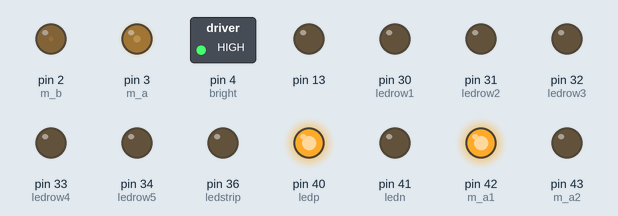
Recording of a sketch running on a simulated Arduino Mega 2560, built with avr-gcc and run on an emulated ATmega2560. Shown: switched loads named in the sketch (green lamp = pin HIGH), output pins drawn as LEDs (lit = HIGH). What the sketch prints to the serial monitor is not drawn.

Above: at 0.1 s.
Timing chart, 0 to 1.6 s (numbered marks = the images above):
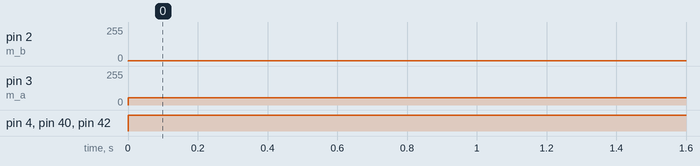

The sketch:

drive_c_l_1_2.ino
```cpp
#include <Wire.h>

#define addresse 0x09 //Teensy Address
int zahl = 0;

//--define led pins
int ledrow1 = 30;
int ledrow2 = 31;
int ledrow3 = 32;
int ledrow4 = 33;
int ledrow5 = 34;
int ledstrip = 36;

//--define motor pins
const int m_a1 = 42;    //motor A signal 1
const int m_a2 = 43;    //motor A signal 2
const int m_a  = 3;    //motor A speed
const int m_b1 = 44;    //motor B signal 1
const int m_b2 = 45;    //motor B signal 2
const int m_b  = 2;    //motor B speed

//--define second h-brücke
const int ledp = 40;
const int ledn = 41;
const int bright = 4;   //brightness


void setup() {
  pinMode(13, OUTPUT);

  //--define led outputs
  pinMode(ledrow1,OUTPUT);
  pinMode(ledrow2,OUTPUT);
  pinMode(ledrow3,OUTPUT);
  pinMode(ledrow4,OUTPUT);
  pinMode(ledrow5,OUTPUT);
  pinMode(ledstrip,OUTPUT);
  //--define motor outputs
  pinMode(m_a1, OUTPUT);
  pinMode(m_a2, OUTPUT);
  pinMode(m_a, OUTPUT);
  pinMode(m_b1, OUTPUT);
  pinMode(m_b2, OUTPUT);
  pinMode(m_b, OUTPUT);
  //--define second h-brücke
  pinMode(ledp,OUTPUT);
  pinMode(ledn,OUTPUT);
  pinMode(bright, OUTPUT);

  Serial.begin(9600);

  bootup_animation();
  Serial.println("Bereit");
}

void loop() {
  ledLeiste(255);
//  drive(getData());
  drive(45);
  delay(100);
}

void drive(int a){
  ledRowControl(a);
  if(a != 180){
    long dir = getDir(a);
    Serial.print("dir: ");
    Serial.println(dir,BIN);
    byte s2 = dir & 255;
    dir = dir >> 8;
    byte s1 = dir & 255;
    dir = dir >> 8;
    byte a = dir;
    turn(a,s1,s2);
    Serial.print("a: ");
    Serial.print(a);
    Serial.print(", s1: ");
    Serial.print(s1);
    Serial.print(", s2: ");
    Serial.print(s2);
    Serial.println();
  }
}

long getDir(int a){
  byte b1,b2,b3;              //motorOn, SpeedB, SpeedA
  b1 = 0;
  b2 = 255;
  b3 = 255;

  if(a < 90)                  //links
    b2 = constrain(byte(255 - (a*a * 51 / 490)),0,255);
  else
    b3 = constrain(byte(255 - (a*a * 51 / 490)),0,255);

  b1 = (b2 > 0)? (b3 > 0)? 3:2 : (b3 > 0)? 1:0;     //11  , 10 , 01 , 0 --> Motor Turning (0 = back ; 1 = forward)
  long l = (b1 << 8) | b2;
  a =  a << 8 | b3;
  return l;
}

void turn(byte dir, byte sb, byte sa){
  int a1,a2,b1,b2;
  switch(dir){                                          // B   |  A
    case 0: b1 = HIGH; b2 = LOW; a1 = LOW; a2 = HIGH;   //back | back
    case 1: b1 = HIGH; b2 = LOW; a1 = HIGH; a2 = LOW;   //back | forw
    case 2: b1 = LOW; b2 = HIGH; a1 = LOW; a2 = HIGH;   //forw | back
    case 3: b1 = LOW; b2 = HIGH; a1 = HIGH; a2 = LOW;   //forw | forw
  }

  digitalWrite(m_a1, a1);
  digitalWrite(m_a2, a2);         // Motor A dreht.
  analogWrite(m_a, sa);           // Motor A SA% Leistung.
  digitalWrite(m_b1, b1);
  digitalWrite(m_b2, b2);         // Motor B dreht.
  analogWrite(m_b, sb);           // Motor B SB% Leistung.
}

//--I2C------------------------------
byte getData(){
  Wire.requestFrom(addresse,1);
  byte data;
  while(Wire.available()){
    data = Wire.read();
    Serial.print("Got: ");
    Serial.println(data);
  }
  delay(100);
  return data;
}

//--Led-Leiste-----------------------
void ledLeiste(int b){
  digitalWrite(ledp,HIGH);
  digitalWrite(ledn,LOW);
  analogWrite(bright,b);
}


//--LED Row Controll Void------------
void bootup_animation(){
  for(int i = 0; i < 11; i++){
    ledRowControl(i,false);
  }
}

void ledRowControl(int angle){
  ledRowControl(angle,true);
}

void ledRowControl(int angle, bool umrechnen){
  //       1
  //   2       3
  // 4           5
  //6             7
  //
  //       10
  int led = (umrechnen)? angleToLed(angle):angle;

  switch(led){
    case 0: digitalWrite(ledrow1, LOW);
            digitalWrite(ledrow2, LOW);
            digitalWrite(ledrow3, LOW);
            digitalWrite(ledrow4, LOW);
            digitalWrite(ledrow5, LOW); break;
    case 1: digitalWrite(ledrow1, LOW);
            digitalWrite(ledrow2, LOW);
            digitalWrite(ledrow3, HIGH);
            digitalWrite(ledrow4, LOW);
            digitalWrite(ledrow5, LOW); break;
    case 2: digitalWrite(ledrow1, LOW);
            digitalWrite(ledrow2, HIGH);
            digitalWrite(ledrow3, LOW);
            digitalWrite(ledrow4, LOW);
            digitalWrite(ledrow5, LOW); break;
    case 3: digitalWrite(ledrow1, LOW);
            digitalWrite(ledrow2, LOW);
            digitalWrite(ledrow3, LOW);
            digitalWrite(ledrow4, HIGH);
            digitalWrite(ledrow5, LOW); break;
    case 4: digitalWrite(ledrow1, HIGH);
            digitalWrite(ledrow2, HIGH);
            digitalWrite(ledrow3, LOW);
            digitalWrite(ledrow4, LOW);
            digitalWrite(ledrow5, LOW); break;
    case 5: digitalWrite(ledrow1, LOW);
            digitalWrite(ledrow2, LOW);
            digitalWrite(ledrow3, LOW);
            digitalWrite(ledrow4, HIGH);
            digitalWrite(ledrow5, HIGH); break;
    case 6: digitalWrite(ledrow1, HIGH);
            digitalWrite(ledrow2, LOW);
            digitalWrite(ledrow3, LOW);
            digitalWrite(ledrow4, LOW);
            digitalWrite(ledrow5, LOW); break;
    case 7: digitalWrite(ledrow1, LOW);
            digitalWrite(ledrow2, LOW);
            digitalWrite(ledrow3, LOW);
            digitalWrite(ledrow4, LOW);
            digitalWrite(ledrow5, HIGH); break;
    case 8: digitalWrite(ledrow1, LOW);
            digitalWrite(ledrow2, HIGH);
            digitalWrite(ledrow3, HIGH);
            digitalWrite(ledrow4, HIGH);
            digitalWrite(ledrow5, LOW); break;
    case 9: digitalWrite(ledrow1, HIGH);
            digitalWrite(ledrow2, LOW);
            digitalWrite(ledrow3, LOW);
            digitalWrite(ledrow4, LOW);
            digitalWrite(ledrow5, HIGH); break;
    case 10:digitalWrite(ledrow1, LOW);
            digitalWrite(ledrow2, LOW);
            digitalWrite(ledrow3, LOW);
            digitalWrite(ledrow4, LOW);
            digitalWrite(ledrow5, LOW); break;
  }
}

int angleToLed(int a){
  return a;   //TEMP
}

//---------------OLD STUFF---------------------


void empfangeDaten(int byteCount) {
  while (Wire.available()) {
    zahl = Wire.read();
    Serial.print("Daten erhalten: ");
    Serial.println(zahl);

    if (zahl == 1) {
        digitalWrite(13, HIGH);
    } else {
        digitalWrite(13, LOW);
    }

    ledRowControl(zahl);
    drive(zahl,0);
  }
}

void sendeDaten() {
  Wire.write(zahl);
}


void drive(int dir, int s){    //direction, speed

  //        /\
  //      B    A
  //
  //         1
  //      2      3
  //    4         5
  //  6             7
  //         8
  //        10 (180°)

  if(dir == 0){               //STOP
    digitalWrite(m_a1, LOW);
    digitalWrite(m_a2, LOW);       // Motor A dreht jetzt nicht.
    digitalWrite(m_b1, LOW);
    digitalWrite(m_b2, LOW);       // Motor B dreht jetzt nicht.
  }else if(dir == 1){         //AHEAD y
    digitalWrite(m_a1, HIGH);
    digitalWrite(m_a2, LOW);       // Motor A dreht jetzt vorwärts.
    analogWrite(m_a, s);           // Motor A 100% Leistung.
    digitalWrite(m_b1, LOW);
    digitalWrite(m_b2, HIGH);      // Motor B dreht jetzt vorwärts.
    analogWrite(m_b, s);           // Motor B 100% Leistung.
  }else if(dir == 2){         //LEFT SMALL y
    digitalWrite(m_a1, HIGH);
    digitalWrite(m_a2, LOW);        // Motor A dreht jetzt vorwärts.
    analogWrite(m_a, s);            // Motor A 100% Leistung.
    digitalWrite(m_b1, LOW);
    digitalWrite(m_b2, HIGH);       // Motor B dreht jetzt vorwärts.
    analogWrite(m_b, s*0.5);        // Motor B 50% Leistung.
  }else if(dir == 3){         //RIGHT SMALL y
    digitalWrite(m_a1, HIGH);
    digitalWrite(m_a2, LOW);        // Motor A dreht jetzt vorwärts.
    analogWrite(m_a, s*0.5);        // Motor A 50% Leistung.
    digitalWrite(m_b1, LOW);
    digitalWrite(m_b2, HIGH);       // Motor B dreht jetzt vorwärts.
    analogWrite(m_b, s);            // Motor B 100% Leistung.
  }else if(dir == 4){         //LEFT MIDDLE y
    digitalWrite(m_a1, HIGH);
    digitalWrite(m_a2, LOW);      // Motor A dreht jetzt vorwarts.
    analogWrite(m_a, s*0.25);          // Motor A 100% Leistung.
    digitalWrite(m_b1, HIGH);
    digitalWrite(m_b2, LOW);      // Motor B dreht jetzt rückwärts.
    analogWrite(m_b, s);      // Motor B 50% Leistung.
  }else if(dir == 5){         //RIGHT MIDDLE y
    digitalWrite(m_a1, LOW);
    digitalWrite(m_a2, HIGH);      // Motor A dreht jetzt rückwarts.
    analogWrite(m_a, s);           // Motor A 50% Leistung.
    digitalWrite(m_b1, LOW);
    digitalWrite(m_b2, HIGH);      // Motor B dreht jetzt vorwärts.
    analogWrite(m_b, s*0.25);           // Motor B 100% Leistung.
  }else if(dir == 6){         //LEFT HIGH y
    digitalWrite(m_a1, HIGH);
    digitalWrite(m_a2, LOW);       // Motor A dreht jetzt vorwärts.
    analogWrite(m_a, s);           // Motor A 100% Leistung.
    digitalWrite(m_b1, HIGH);
    digitalWrite(m_b2, LOW);       // Motor B dreht jetzt rückwärts.
    analogWrite(m_b, s);           // Motor B 100% Leistung.
  }else if(dir == 7){         //RIGHT HIGH y
    digitalWrite(m_a1, LOW);
    digitalWrite(m_a2, HIGH);      // Motor A dreht jetzt rückwarts.
    analogWrite(m_a, s);           // Motor A 100% Leistung.
    digitalWrite(m_b1, LOW);
    digitalWrite(m_b2, HIGH);       // Motor B dreht jetzt vorwärts.
    analogWrite(m_b, s);           // Motor B 100% Leistung.
  }else if(dir == 8){         //BACK y
    digitalWrite(m_a1, LOW);
    digitalWrite(m_a2, HIGH);      // Motor A dreht jetzt rückwärts.
    analogWrite(m_a, s);           // Motor A 100% Leistung.
    digitalWrite(m_b1, HIGH);
    digitalWrite(m_b2, LOW);       // Motor B dreht jetzt rückwärts.
    analogWrite(m_b, s);           // Motor B 100% Leistung.
  }
}
```

Measured:
- by itself, pin 2 (m_b): 0/255 → 3/255 at 0.00 s
- by itself, pin 3 (m_a): 0/255 → 55/255 at 0.00 s
- by itself, pin 4 (bright), pin 40 (ledp), pin 42 (m_a1): LOW → HIGH at 0.00 s
